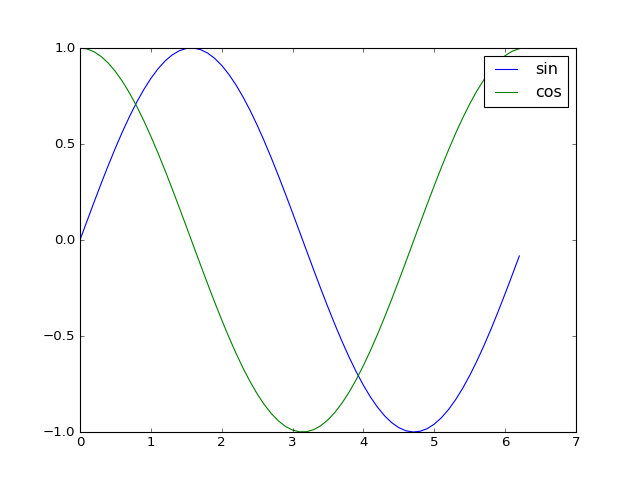

This chart was generated by the following Python code:
plt.plot(x, y1, label='sin')
plt.plot(x, y2, label='cos')
plt.legend()
